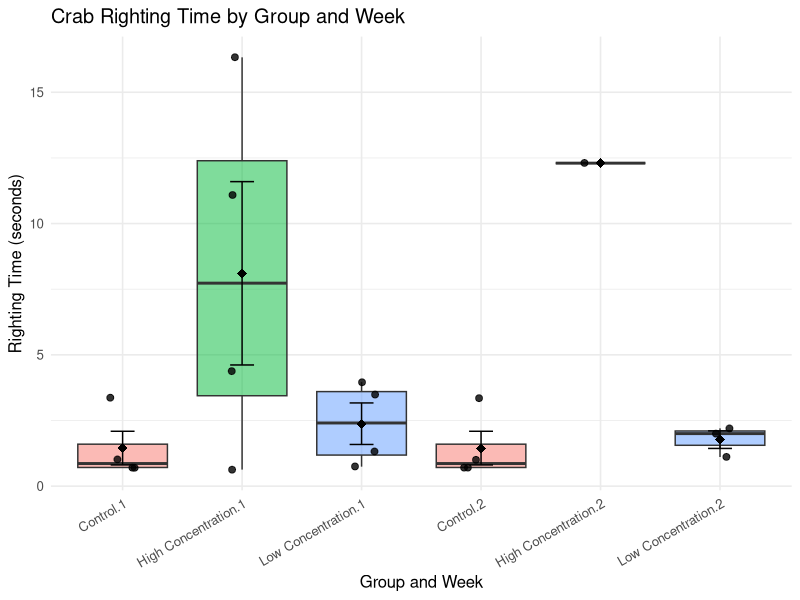

This chart was generated by the following R code:
# Load necessary libraries
library(ggplot2)
library(dplyr)

# Create the data frame
data <- data.frame(
  Group = c(rep("Low Concentration", 4), rep("Low Concentration", 3),
            rep("High Concentration", 4), "High Concentration",
            rep("Control", 4), rep("Control", 4)),
  RightingTime = c(3.48, 1.33, 3.96, 0.74, 2.2, 1.11, 2.0,
                   16.33, 11.08, 0.63, 4.38, 12.3,
                   3.36, 1.01, 0.71, 0.71, 3.36, 1.01, 0.71, 0.71),
  Week = as.factor(c(rep(1, 4), rep(2, 3),
                     rep(1, 4), 2,
                     rep(1, 4), rep(2, 4)))
)

# Summary stats: mean ± SE per group & week
summary_stats <- data %>%
  group_by(Group, Week) %>%
  summarise(
    mean_rt = mean(RightingTime),
    se = sd(RightingTime) / sqrt(n()),
    .groups = "drop"
  )

# Boxplot with jitter and error bars
ggplot(data, aes(x = interaction(Group, Week), y = RightingTime, fill = Group)) +
  geom_boxplot(alpha = 0.5, outlier.shape = NA) +
  geom_jitter(width = 0.15, size = 2, alpha = 0.8) +
  geom_point(data = summary_stats, aes(y = mean_rt), 
             shape = 18, size = 3, color = "black") +
  geom_errorbar(data = summary_stats,
                aes(y = mean_rt, ymin = mean_rt - se, ymax = mean_rt + se),
                width = 0.2, color = "black") +
  labs(
    title = "Crab Righting Time by Group and Week",
    x = "Group and Week", y = "Righting Time (seconds)"
  ) +
  theme_minimal(base_size = 12) +
  theme(axis.text.x = element_text(angle = 30, hjust = 1),
        legend.position = "none")

